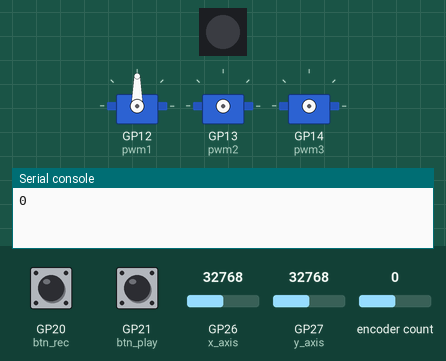
Simulated run of this program. Board: Raspberry Pi Pico running CircuitPython. Parts: 1 RGB LEDs in strip order, left to right, 3 × servo, the last lines printed to the serial console. The test bench sets the inputs (shaded band); at power-on: GP21 (btn_play) HIGH, GP26 (x_axis) = 32768, GP27 (y_axis) = 32768, encoder count 0, GP20 (btn_rec) HIGH (analog values on the 0–65535 scale). Dim RGB values are drawn brighter than linear.

Above: at 1.2 s.
1.3 s: GP21 (btn_play) pulled LOW for 0.15 s
At 1.7 s:
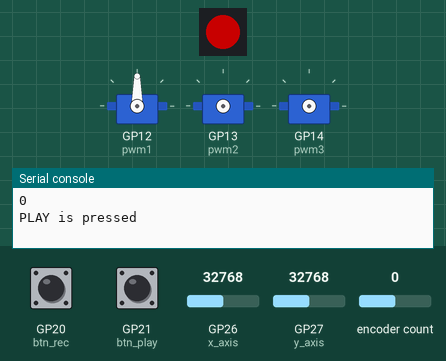
2.9 s: GP26 (x_axis) set to 34672
At 3.41 s:
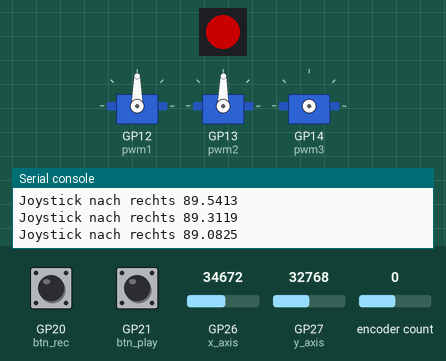
5.9 s: GP27 (y_axis) set to 39024
8.9 s: GP27 (y_axis) set to 40272
At 11.4 s:
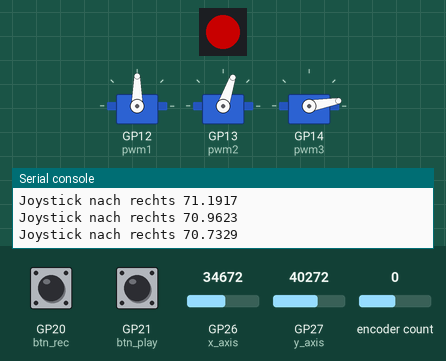
11.9 s: GP26 (x_axis) set to 19660
14.9 s: encoder count set to 4
At 15.9 s:
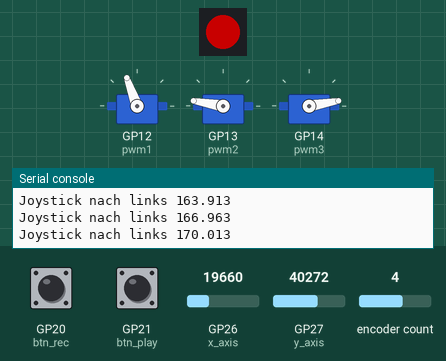
Timing chart, 0 to 17.8 s (numbered marks = the images above; inputs shaded):
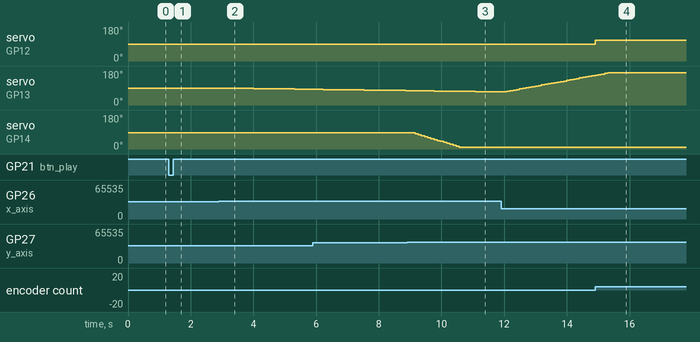

The program:

code-old.py
```python
import board
import analogio
import time
import neopixel
import pwmio
from adafruit_motor import servo
import digitalio

import rotaryio


# Die Positionen sind für:
# [Drehfuss, Arm unten, Arm oben, Greifer]
positionen = [[90, 90, 90, 90]
             ]


# Bewegungsverzögerung in Sekunden
Bewegungsdauer = 0.4


encoder = rotaryio.IncrementalEncoder(board.GP2, board.GP3)
last_position = None


# Anzahl der LEDs
num_pixels = 1

# Pin, an dem die WS2812 LED angeschlossen ist
pixel_pin = board.GP18

# Erstelle ein NeoPixel-Objekt
pixels = neopixel.NeoPixel(pixel_pin, num_pixels)

# Initialisiere die Pins für den Joystick
x_axis = analogio.AnalogIn(board.GP26)
y_axis = analogio.AnalogIn(board.GP27)


achsen = [90,90,90,90]


# Initialisieren Sie PWM für den Servo-Motor am Pin GP11
pwm1 = pwmio.PWMOut(board.GP12, duty_cycle=0, frequency=50)
pwm2 = pwmio.PWMOut(board.GP13, duty_cycle=0, frequency=50)
pwm3 = pwmio.PWMOut(board.GP14, duty_cycle=0, frequency=50)
pwm4 = pwmio.PWMOut(board.GP15, duty_cycle=0, frequency=50)

# Initialisieren Sie den Servo-Motor
# mein_servo = servo.Servo(pwm, actuation_range=180, min_pulse=750, max_pulse=2250)
servo1 = servo.Servo(pwm1)
servo2 = servo.Servo(pwm2)
servo3 = servo.Servo(pwm3)
servo4 = servo.Servo(pwm4)


pwms = [pwm1, pwm2, pwm3, pwm4]

def get_voltage(pin):
    return (pin.value * 3.3) / 65536


# Set up GP20 as an input with a pull-up resistor
btn_rec = digitalio.DigitalInOut(board.GP20)
btn_rec.direction = digitalio.Direction.INPUT
btn_rec.pull = digitalio.Pull.UP  # Use a pull-up resistor

# Set up GP20 as an input with a pull-up resistor
btn_play = digitalio.DigitalInOut(board.GP21)
btn_play.direction = digitalio.Direction.INPUT
btn_play.pull = digitalio.Pull.UP  # Use a pull-up resistor


def get_duty_cycle(x):
    return int((4369*x+196605)/30)

# Funktion zum Setzen des PWM-Duty-Cycles für einen bestimmten Winkel
def set_servo_angle(pwm, angle):
    pwm.duty_cycle = get_duty_cycle(angle)


# Funktion für Servo Easing
def ease_in_out(t):
    return t * t * (3 - 2 * t)

def move_servos_eased(pwms, start_angles, end_angles, duration):
    steps = 500

    for i in range(steps + 1):
        t = i / steps
        eased_t = ease_in_out(t)
        for pwm, start_angle, end_angle in zip(pwms, start_angles, end_angles):
            # print(pwm, start_angle, end_angle)
            angle = start_angle + (end_angle - start_angle) * eased_t
            set_servo_angle(pwm, angle)
        time.sleep(duration / steps)


def zuPosBewegen(positionen):

    # Beispiel: Bewege alle Servos zu allen Positionen in 2 Sekunden
    pixels[0] = (0, 255, 0)
    pixels.show()
    for aktuelle_pos in range(len(positionen)-1):
        move_servos_eased(pwms, positionen[aktuelle_pos], positionen[aktuelle_pos+1], Bewegungsdauer)

    for i in pwms:
        i.deinit()

    # Bereit
    pixels[0] = (100, 0, 0)
    pixels.show()


while True:
    x_val = get_voltage(x_axis)
    y_val = get_voltage(y_axis)

    position = encoder.position
    GradProKlick = 5
    if last_position is None or position != last_position:
        print(position)
        if position > (90 / GradProKlick):
            position = (90 / GradProKlick)
            encoder.position = int(90 / GradProKlick)

        if position < -(90 / GradProKlick):
            position = -(90 / GradProKlick)
            encoder.position = -int(90 / GradProKlick)

        winkel = 90 + position * 5
        servo1.angle = winkel
    last_position = position

    # print(f"X-Achse: {x_val:.2f} V, Y-Achse: {y_val:.2f} V")

    time.sleep(0.1)

    if x_val < 1.6:
        bewegung = abs(x_val - 1.6)
        if (achsen[2] < 170):
            achsen[2] += bewegung * 5
            servo2.angle = achsen[2]
            print(f"Joystick nach links {achsen[2]}")
    if x_val > 1.7:
        bewegung = x_val - 1.7
        if (achsen[2] > 10):
            achsen[2] -= bewegung * 5
            servo2.angle = achsen[2]
            print(f"Joystick nach rechts {achsen[2]}")
    if y_val < 1:
        if (achsen[3] < 170):
            achsen[3] += 5
            servo3.angle = achsen[3]
            print(f"Joystick nach unten {achsen[3]}")
    elif y_val > 2:
        if (achsen[3] > 10):
            achsen[3] -= 5
            servo3.angle = achsen[3]
            print(f"Joystick nach oben {achsen[3]}")

    # Check if the button is pressed
    if not(btn_play.value):
        print("PLAY is pressed")
        zuPosBewegen(positionen)

        time.sleep(1)
    if not(btn_rec.value):
        print("REC is pressed")
        positionen.append(achsen)
        print(positionen)
        time.sleep(1)
```

Measured:
- the behaviour switches between 39712 and 39728 on GP27 (y_axis) (found by bisection; images 2 and 3)
- after the input at 2.9 s, servo on GP13 (pwm2): moves from 90° to 83° over 2.6 s, starting after 0.31 s
- after the input at 8.9 s, servo on GP14 (pwm3): moves from 85° to 10° over 1.4 s, starting after 0.26 s
- after the input at 14.9 s, servo on GP12 (pwm1): 90° → 110° at once
